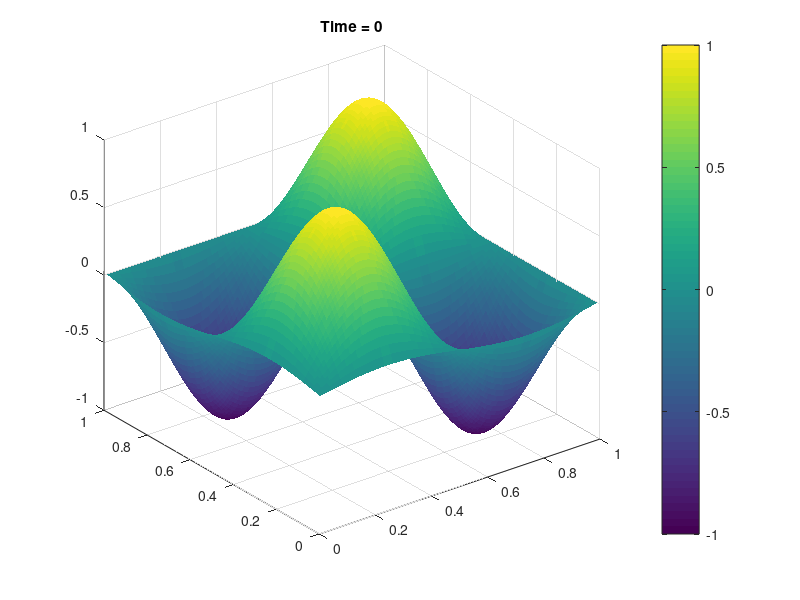

Recreate this plot in MATLAB. (Note: this script raises an error after producing the figure.)
%% Heat equation                   
% solving heat equation on [0, Lx] x [0, Ly];
%% Computational parameters        
Nx = 100;  Ny = 100;      % Grid size
Ntime = 1e2;              % Number of time steps
plotgap = 1e0;            % Number of time steps between plots
%% Physical parameters             
Lx = 1;  Ly = 1;          % Domain size
Tfinal = .1;   nu = .1;   % Length of the simulation and diffusivity
dx = Lx/Nx; dy = Ly/Ny;   % Spatial resolutions
dt = Tfinal/Ntime;
x = dx:dx:Lx;  y = dy:dy:Ly;
[X, Y] = meshgrid(x, y); 
u0 = sin(2*pi*X).*sin(2*pi*Y);
u = u0(:);
%% Operators                       
Ix = speye(Nx);  Iy = speye(Ny);    I = kron(Ix, Iy);
Dxx = (circshift(Ix, [1, 0]) - 2*Ix + circshift(Ix, [-1, 0]))/(dx^2);
Dyy = (circshift(Iy, [1, 0]) - 2*Iy + circshift(Iy, [-1, 0]))/(dy^2);        
Lap = nu*(kron(Ix, Dyy) + kron(Dxx, Iy));  [Low, Up] = lu(I - dt*Lap);
%% Initial plot                    
fig1 = figure(1);
s1 = surf(X, Y, reshape(u, Nx, Ny), 'edgecolor', 'none');
colorbar, title('Time = 0'), colormap(fig1, 'autumn')
axis([dx Lx dy Ly -1 1])%, view([0 90])
%% Time integration                
for t = 1:Ntime
    u = Up\(Low\u);
    %u = (I - dt*Lap)\u;
    if mod(t, plotgap) == 0
    set(s1, 'ZData', reshape(u, Nx, Ny));
    title(['Time = ', num2str(t*dt)]), drawnow
    end
end